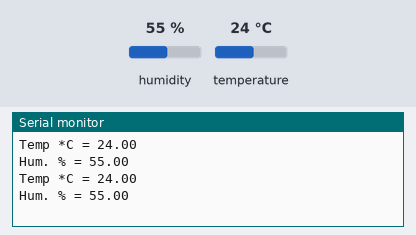
This sketch was run on a simulated Arduino Uno, built with avr-gcc and run on an emulated ATmega328P. Shown: the last lines printed to the serial monitor. The test bench sets the inputs (shaded band); at power-on: humidity 55 %, temperature 24 °C.

Above: at 2.8 s.
2.9 s: humidity set to 22 %
At 5.3 s:
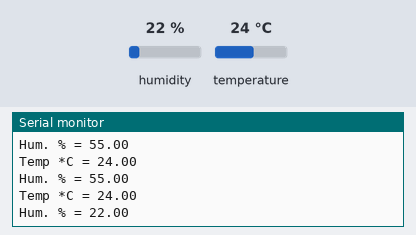
5.6 s: temperature set to 12 °C
At 7.2 s:
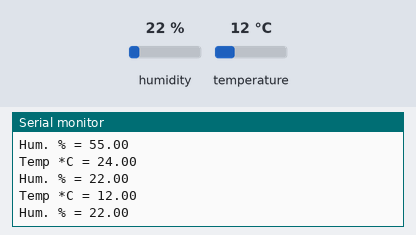
8.3 s: humidity set to 40 %
At 10.8 s:
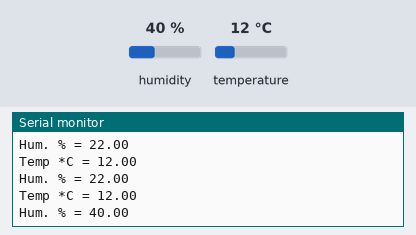
Timing chart, 0 to 12.3 s (numbered marks = the images above; inputs shaded):
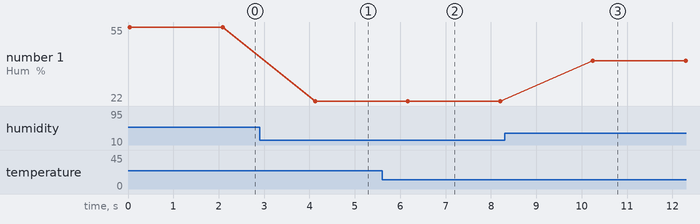

Measured:
- after the input at 2.9 s, the serial monitor: prints a new line after 1.2 s (image 1)
- after the input at 5.6 s, the serial monitor: prints a new line after 0.56 s (image 2)
- after the input at 8.3 s, the serial monitor: prints a new line after 1.9 s (image 3)
- plotted number 1: 55 → 22 after the input at 2.9 s, 22 → 40 after the input at 8.3 s

The sketch:

nsht30.ino
```cpp
#include <Wire.h>
#include "Adafruit_SHT31.h"

// Inicializar el sensor
Adafruit_SHT31 sht31 = Adafruit_SHT31();

void setup() {
  Serial.begin(115200);

  // Dirección I2C predeterminada 0x44
  if (! sht31.begin(0x44)) {
    Serial.println("No se encuentra el sensor NSHT30");
    while (1) delay(1);
  }
}

void loop() {
  float t = sht31.readTemperature();
  float h = sht31.readHumidity();

  if (! isnan(t)) {  // Comprobar si la lectura es correcta
    Serial.print("Temp *C = "); Serial.println(t);
    Serial.print("Hum. % = "); Serial.println(h);
  } else {
    Serial.println("Error leyendo el sensor");
  }

  Serial.println();
  delay(2000); // Leer cada 2 segundos
}
```
